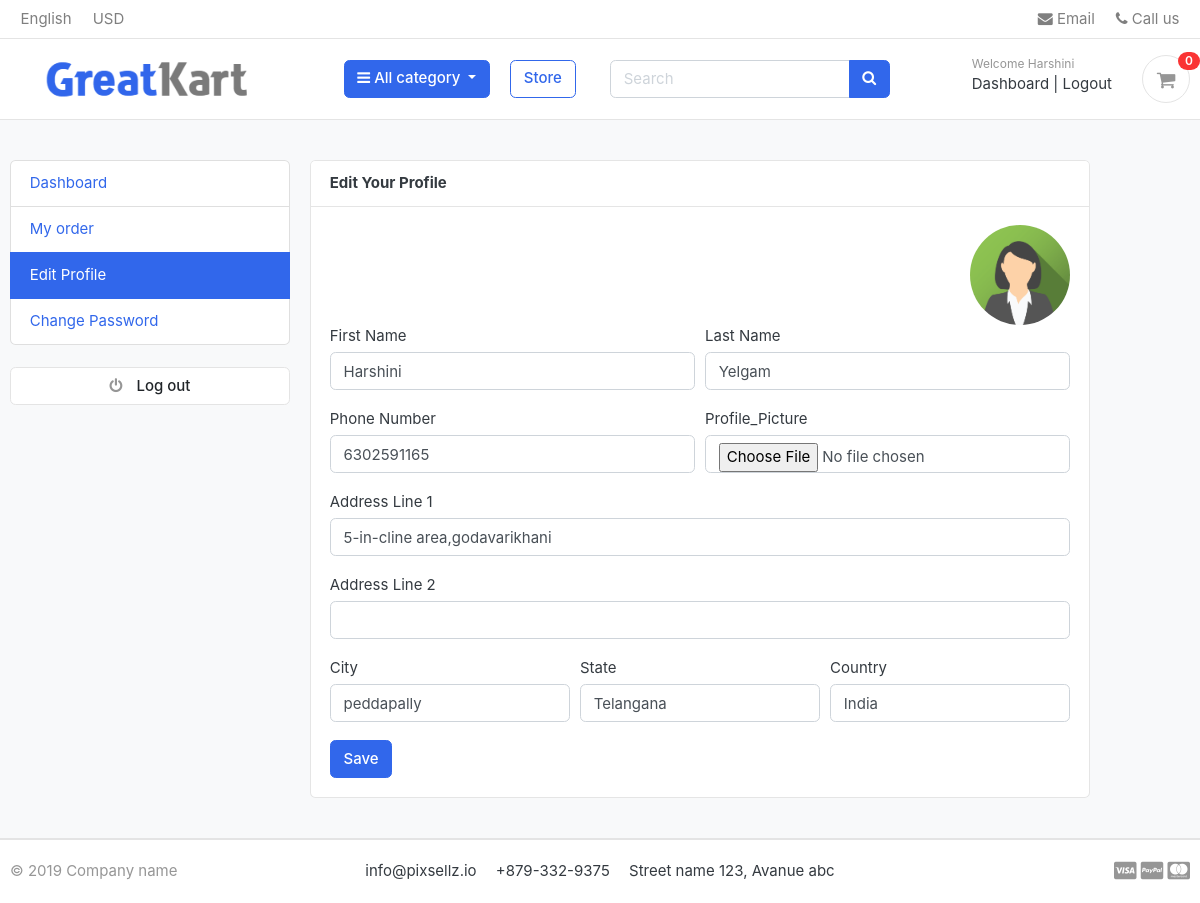
Screenshot of /accounts/edit_profile/ (signed in) with the database file from the repository.
### accounts/models.py (models this page shows, shortened)
class Account(AbstractBaseUser):
    first_name = models.CharField(max_length=50)
    last_name = models.CharField(max_length=50)
    username = models.CharField(max_length=50, unique=True)
    email = models.EmailField(max_length=50, unique=True)
    phone_number = models.CharField(max_length=50)
    date_joined = models.DateTimeField(auto_now_add=True)
    last_login = models.DateTimeField(auto_now=True)
    is_admin = models.BooleanField(default=False)
    is_staff = models.BooleanField(default=False)
    is_active = models.BooleanField(default=False)
    is_superadmin = models.BooleanField(default=False)
    objects = MyAccountManager()
    USERNAME_FIELD = 'email'
    REQUIRED_FIELDS = ['username', 'first_name', 'last_name']

class UserProfile(models.Model):
    user = models.OneToOneField(Account, on_delete=models.CASCADE)
    address_line_1 = models.CharField(max_length=100, blank=True)
    address_line_2 = models.CharField(max_length=100, blank=True)
    profile_picture = profile_picture = models.ImageField(
        upload_to='userprofile/',
        default='default/default-user.png',
        blank=True
    )
    city = models.CharField(max_length=20, blank=True)
    state = models.CharField(max_length=20, blank=True)
    country = models.CharField(max_length=20, blank=True)

### accounts/views.py (the view)
# urls.py: path('edit_profile/',views.edit_profile,name='edit_profile'),
@login_required(login_url='login')
def edit_profile(request):
    userprofile = get_object_or_404(UserProfile,user=request.user )
    if request.method == 'POST':
        user_form = UserForm(request.POST,instance=request.user)
        profile_form = UserProfileForm(request.POST,request.FILES,instance=userprofile)
        if user_form.is_valid() and profile_form.is_valid():
            user_form.save()
            profile_form.save()
            messages.success(request,'Your profile has been updated.')
            return redirect('edit_profile')
    else:
        user_form = UserForm(instance=request.user)
        profile_form = UserProfileForm( instance=userprofile)
    context = {
        'user_form': user_form,
        'profile_form': profile_form,
        'userprofile':userprofile,
    }
    return render(request,'accounts/edit_profile.html',context)

### accounts/forms.py
class UserForm(forms.ModelForm):
    class Meta:
        model = Account
        fields = ['first_name', 'last_name','phone_number']
    def __init__(self,*args,**kwargs):
        super(UserForm,self).__init__(*args,**kwargs)
        for field in self.fields:
            self.fields[field].widget.attrs['class'] = 'form-control'

class UserProfileForm(forms.ModelForm):
    profile_picture=forms.ImageField(required=False,error_messages={'invalid':{'image file only'}},widget=forms.FileInput)
    class Meta:
        model = UserProfile
        fields = ['address_line_1', 'address_line_2','city','state','country','profile_picture']
    def __init__(self,*args,**kwargs):
        super(UserProfileForm,self).__init__(*args,**kwargs)
        for field in self.fields:
            self.fields[field].widget.attrs['class'] = 'form-control'

### carts/context_processors.py (called while the page is built)
def counter(request):
    cart_count = 0
    print("Counter called")
    if 'admin' in request.path:
        return {}
    if request.user.is_authenticated:
        cart_items = CardItem.objects.filter(user=request.user)
    else:
        try:
            cart = Cart.objects.get(cart_id=_cart_id(request))
            cart_items = CardItem.objects.filter(cart=cart)
        except Cart.DoesNotExist:
            cart_items = []
    print("Items:", cart_items)
    for item in cart_items:
        print(item.id, item.quantity)
        cart_count += item.quantity
    print("Cart Count =", cart_count)
    return {'cart_count': cart_count}

### category/context_processors.py (called while the page is built)
def menu_links(request):
    links=Category.objects.all()
    return dict(links=links)

### category/models.py (called while the page is built)
    def get_url(self):
        return reverse('products_by_category',args=[self.slug])

### greatkart/templates/accounts/edit_profile.html (shortened to what this page needs)
{% extends 'base.html' %}
{% block content %}
<section class="section-conten padding-y bg">
<div class="container">
	<div class="row">
		{% include 'includes/dashboard_sidebar.html' %}
	<main class="col-md-8">
		<article class="card">
		<header class="card-header">
			<strong class="d-inline-block mr-3">Edit Your Profile</strong>
		</header>
		<div class="card-body">
            <div class="text-right">
              {% if userprofile.profile_picture %}
    <img src="{{ userprofile.profile_picture.url }}" width="100" height="100" style="border-radius:50%;">
{% else %}
    <img src="/media/default/default-user.png" width="100" height="100" style="border-radius:50%;">
{% endif %}
            </div>
			<div class="row">
				<div class="col-md-12">
                    <form action="{% url 'edit_profile' %}" method="POST" enctype="multipart/form-data">
                        <div class="form-row">
                            <div class="form-group col-md-6">
                                <label for="">First Name</label>
                                {{user_form.first_name}}
                            </div>
                            <div class="form-group col-md-6">
                                <label for="">Last Name</label>
                                {{user_form.last_name}}
                            </div>
                        </div>
                        <div class="form-row">
                            <div class="form-group col-md-6">
                                <label for="">Phone Number</label>
                                {{user_form.phone_number}}
                            </div>
                            <div class="form-group col-md-6">
                                <label for="">Profile_Picture</label>
                                {{profile_form.profile_picture}}
                            </div>
                        </div>
                        <div class="form-group">
                            <label for="">Address Line 1</label>
                            {{profile_form.address_line_1}}
                        </div>
                        <div class="form-group">
                            <label for="">Address Line 2</label>
                            {{profile_form.address_line_2}}
                        </div>
                        <div class="form-row">
                            <div class="form-group col-md-4">
                                <label for="">City</label>
                                {{profile_form.city}}
                            </div>
                            <div class="form-group col-md-4">
                                <label for="">State</label>
                                {{profile_form.state}}
                            </div>
                            <div class="form-group col-md-4">
                                <label for="">Country</label>
                                {{profile_form.country}}
                            </div>
                        </div>
                        <input type="submit" value="Save" class="btn btn-primary">
                    </form>
                </div>
			</div>
		</div>
		</article>
	</main>
</div>
</div>
</section>
{% endblock %}

### greatkart/templates/includes/navbar.html (shortened to what this page needs)
{% load static%}
<header class="section-header">
<nav class="navbar p-md-0 navbar-expand-sm navbar-light border-bottom">
<div class="container">
  <div class="collapse navbar-collapse" id="navbarTop4">
    <ul class="navbar-nav mr-auto">
    	<li class="nav-item dropdown">
		 	<a href="#" class="nav-link">   English </a>
		</li>
		<li class="nav-item dropdown">
			<a href="#" class="nav-link"> USD </a>
		</li>
    </ul>
    <ul class="navbar-nav">
		<li><a href="#" class="nav-link"> <i class="fa fa-envelope"></i> Email </a></li>
		<li><a href="#" class="nav-link"> <i class="fa fa-phone"></i> Call us </a></li>
	</ul>
  </div>
</div>
</nav>
<section class="header-main border-bottom">
	<div class="container">
<div class="row align-items-center">
	<div class="col-lg-2 col-md-3 col-6 flex-grow-0 pl-5">
		<a href="./" class="brand-wrap">
			<a href="{% url 'home' %}"><img src="{% static 'images/logo.png' %}" style="max-height:50px;"></a>
		</a>
	</div>
	     <div class="col-lg-3 col-md-3 col-sm-12">
			<div class="category-wrap dropdown d-inline-block float-right" style="margin-left:50px;">
			<button type="button" class="btn btn-primary dropdown-toggle" data-toggle="dropdown">
				<i class="fa fa-bars"></i> All category
			</button>
		</div>
	</div>
	<div class="col-lg-1 col-md-2 col-sm-12">
	<a href="{% url 'store' %}" class="btn btn-outline-primary">Store</a>
	</div>
	<div class="col-lg  col-md-5 col-sm-12">
		<form action="{% url 'search'%}" class="search" method="GET">
			<div class="input-group w-100">
			    <input type="text" class="form-control" style="width:60%;" placeholder="Search" name="keyword">
			    <div class="input-group-append">
			      <button class="btn btn-primary" type="submit">
			        <i class="fa fa-search"></i>
			      </button>
			    </div>
		    </div>
		</form>
	</div>
	<div class="col-lg-3 col-sm-6 col-8 order-2 order-lg-3">
				<div class="d-flex justify-content-end mb-3 mb-lg-0">
					{% if user.is_authenticated %}
<div class="widget-header">
    <small class="title text-muted">Welcome {{ user.first_name }}</small>
    <div>
        <a href="{% url 'dashboard' %}">Dashboard</a>
        <span class="dark-transp"> | </span>
        <a href="{% url 'logout' %}">Logout</a>
    </div>
</div>
{% endif %}
					<a href="{% url 'cart' %}" class="widget-header pl-3 ml-3">
						<div class="icon icon-sm rounded-circle border"><i class="fa fa-shopping-cart"></i></div>
						<span class="badge badge-pill badge-danger notify">{{cart_count}}</span>
					</a>
				</div>
			</div>
</div>
	</div>
</section>
</header>

### greatkart/static/css/ui.css (style rules this page uses)
html { font-family: "Inter", sans-serif; font-size: 15px; }
.icon-xs, .icon-sm, .icon-md, .icon-lg { display: inline-block; text-align: center; flex-shrink: 0; flex-grow: 0; }
.icon-sm { width: 48px; height: 48px; line-height: 48px !important; font-size: 20px; }
.padding-y { padding-top: 40px; padding-bottom: 40px; }
article:after, .form-group:after { display: block; clear: both; content: ""; }
.bg { background-color: #f8f9fa; }
.header-main { position: relative; padding-top: 1rem; padding-bottom: 1rem; }
.widget-header { display: inline-block; vertical-align: middle; position: relative; }
.widget-header a { color: #343a40; }
.widget-header i { color: #969696; }
.widget-header .title { display: block; }
.widget-header .notify { position: absolute; top: -3px; right: -10px; }
.notify { position: absolute; top: -4px; right: -10px; display: inline-block; padding: 0.25em 0.6em; font-size: 12px; line-height: 1; text-align: center; border-radius: 3rem; color: #fff; background-color: #fa3434; }

### rows the page displays
Account: first_name "Harshini", last_name "Yelgam", phone_number "6302591165"
UserProfile: profile_picture (picture), address_line_1 "5-in-cline area,godavarikhani", city "peddapally", state "Telangana", country "India"

### other values shown
{{ cart_count }} "0"
